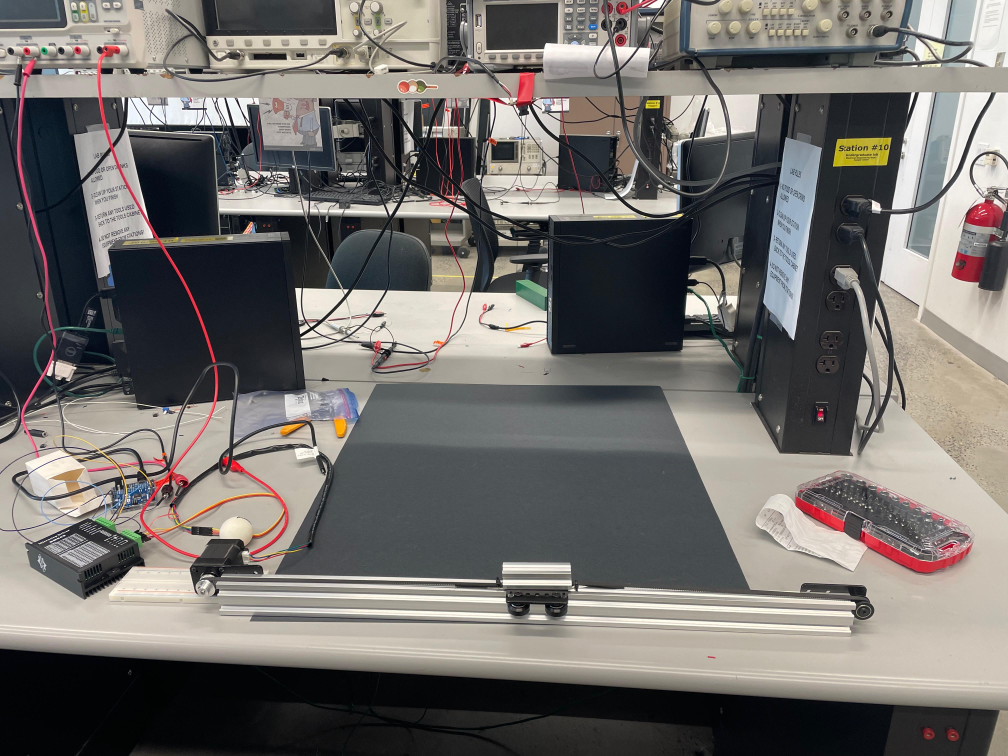
#> input picture Integration_with_motor/Testing_rail.jpeg, 4032 x 3024 px, given in place of the camera (shown at 1/4 size)
$ python find_table.py
#> lines starting #> are read from the running program, lines starting #| are printed output that depends on the picture; after the words box and inside, x2 and y2 are one past the last pixel; in counts of white or black regions, pixels touching at a corner belong together
#!/usr/bin/env python3
"""
find_table.py

Goal:
  Look at a live camera feed and automatically outline a "table" region
  using contrast/edges (not a learned model).

Approach (simple + practical):
  1) Convert to grayscale + CLAHE (stabilizes contrast under lighting changes)
  2) Blur
  3) Canny edges (thresholds controlled by trackbars)
  4) Morphological close/dilate to connect edges
  5) Find contours, approximate polygons, pick the best quadrilateral candidate
  6) Draw outline + corner points
  7) Press 's' to save detected corners to table_corners.json (if found)

Notes:
  - This is NOT color segmentation. It's edge/contrast based.
  - It works best when the table boundary forms a strong outline (edges/corners).
  - If your "table" is just a dark sheet on a bed with weak edges, this may fail.
    In that case you either: (a) add border tape, or (b) do color segmentation
    in HSV / Lab using the sheet color, or (c) click corners manually once.
"""

import cv2
import numpy as np
import argparse
import json
import time
import sys
from pathlib import Path

def order_points(pts):
    """
    Order 4 points as: top-left, top-right, bottom-right, bottom-left.

    pts: array-like shape (4,2)
    """
    pts = np.array(pts, dtype=np.float32)
    s = pts.sum(axis=1)          # x+y
    diff = np.diff(pts, axis=1)  # x-y

    tl = pts[np.argmin(s)]
    br = pts[np.argmax(s)]
    tr = pts[np.argmin(diff)]
    bl = pts[np.argmax(diff)]
    return np.array([tl, tr, br, bl], dtype=np.float32)

def polygon_area(pts):
    """Shoelace formula area for 4 points (or N points)."""
    pts = np.array(pts, dtype=np.float32)
    x = pts[:, 0]
    y = pts[:, 1]
    return 0.5 * abs(np.dot(x, np.roll(y, -1)) - np.dot(y, np.roll(x, -1)))

def angle_cos(p0, p1, p2):
    """
    Cosine of angle at p1 formed by p0-p1-p2.
    Near 0 => ~90 degrees (good for rectangles).
    """
    d1 = p0 - p1
    d2 = p2 - p1
    denom = (np.linalg.norm(d1) * np.linalg.norm(d2) + 1e-9)
    return float(np.dot(d1, d2) / denom)

def find_best_quad(edge_img, min_area_frac=0.05, max_area_frac=0.98, debug=False):
    """
    From an edge/binary image, find the best quadrilateral contour candidate.

    Returns:
      best_quad (np.ndarray shape (4,2) float32) or None
      best_score (float) or None
    """
    h, w = edge_img.shape[:2]
    img_area = float(h * w)

    contours, _ = cv2.findContours(edge_img, cv2.RETR_EXTERNAL, cv2.CHAIN_APPROX_SIMPLE)
    if not contours:
        return None, None

    best_quad = None
    best_score = -1.0

    for c in contours:
        area = cv2.contourArea(c)
        if area < min_area_frac * img_area or area > max_area_frac * img_area:
            continue

        peri = cv2.arcLength(c, True)
        if peri <= 0:
            continue

        # Approximate polygon; epsilon controlled indirectly by perimeter fraction
        approx = cv2.approxPolyDP(c, 0.02 * peri, True)

        if len(approx) != 4:
            continue
        if not cv2.isContourConvex(approx):
            continue

        quad = approx.reshape(4, 2).astype(np.float32)
        quad = order_points(quad)

        # Score rectangularity: angles near 90 degrees and large area
        # Use cos(angle) near 0 for right angle; penalize large cos magnitude.
        cosines = []
        for i in range(4):
            p0 = quad[(i - 1) % 4]
            p1 = quad[i]
            p2 = quad[(i + 1) % 4]
            cosines.append(abs(angle_cos(p0, p1, p2)))  # abs(cos) close to 0 is good
        mean_abs_cos = float(np.mean(cosines))

        # Score: prefer large area and right angles.
        # mean_abs_cos in [0..1]. We want small. Convert to (1 - mean_abs_cos).
        rect_score = max(0.0, 1.0 - mean_abs_cos)

        # Normalize area to [0..1] range relative to image
        area_score = float(area / img_area)

        # Combine (weights can be tuned)
        score = (0.7 * rect_score) + (0.3 * area_score)

        if debug:
            print(f"candidate area={area_score:.3f}, rect={rect_score:.3f}, score={score:.3f}")

        if score > best_score:
            best_score = score
            best_quad = quad

    return best_quad, best_score if best_quad is not None else (None, None)

def nothing(_):
    pass

def main():
    parser = argparse.ArgumentParser(description="Detect and outline a table-like quadrilateral using contrast/edges.")
    parser.add_argument("--src", default="0", help="Camera source index (e.g. 0) or /dev/video2")
    parser.add_argument("--backend", default="auto", help="auto|v4l2|dshow|msmf|any")
    parser.add_argument("--width", type=int, default=1280, help="Requested width")
    parser.add_argument("--height", type=int, default=800, help="Requested height")
    parser.add_argument("--fps", type=int, default=100, help="Requested FPS")
    parser.add_argument("--save", default="table_corners.json", help="Output JSON filename")
    args = parser.parse_args()

    # Parse src: int if possible
    try:
        src = int(args.src)
    except Exception:
        src = args.src

    # Backend selection
    if args.backend == "auto":
        if sys.platform.startswith("win"):
            api = cv2.CAP_DSHOW
            backend_name = "CAP_DSHOW"
        else:
            api = cv2.CAP_V4L2
            backend_name = "CAP_V4L2"
    else:
        m = {
            "v4l2": cv2.CAP_V4L2,
            "dshow": cv2.CAP_DSHOW,
            "msmf": cv2.CAP_MSMF,
            "any": cv2.CAP_ANY,
        }
        api = m.get(args.backend.lower(), cv2.CAP_ANY)
        backend_name = args.backend

    cap = cv2.VideoCapture(src, api)
    if not cap.isOpened():
        print(f"❌ Cannot open camera src={args.src} backend={backend_name}")
        sys.exit(1)

    # Request mode (may be ignored by driver)
    cap.set(cv2.CAP_PROP_FRAME_WIDTH, args.width)
    cap.set(cv2.CAP_PROP_FRAME_HEIGHT, args.height)
    cap.set(cv2.CAP_PROP_FPS, args.fps)

    # On Linux, MJPG often needed for high FPS at higher res (optional; you can toggle)
    if not sys.platform.startswith("win"):
        cap.set(cv2.CAP_PROP_FOURCC, cv2.VideoWriter_fourcc(*"MJPG"))

    # UI windows
    win = "find_table"
    dbg = "debug_edges"
    cv2.namedWindow(win, cv2.WINDOW_NORMAL)
    cv2.namedWindow(dbg, cv2.WINDOW_NORMAL)

    # Trackbars for tuning
    cv2.createTrackbar("Canny low", dbg, 40, 255, nothing)
    cv2.createTrackbar("Canny high", dbg, 120, 255, nothing)
    cv2.createTrackbar("Blur k", dbg, 5, 31, nothing)          # odd
    cv2.createTrackbar("Close iters", dbg, 2, 10, nothing)
    cv2.createTrackbar("Dilate iters", dbg, 1, 10, nothing)
    cv2.createTrackbar("Min area %", dbg, 5, 50, nothing)      # percent of image
    cv2.createTrackbar("Max area %", dbg, 98, 100, nothing)

    # CLAHE (contrast stabilization)
    clahe = cv2.createCLAHE(clipLimit=2.0, tileGridSize=(8, 8))

    last_quad = None
    last_score = None
    last_save_time = 0.0

    print("=" * 80)
    print("find_table.py")
    print("Controls:")
    print("  s : save detected corners to JSON")
    print("  r : reset (forget last good quad)")
    print("  q / ESC : quit")
    print("=" * 80)

    while True:
        ret, frame = cap.read()
#> frame is the input picture: shape (3024, 4032, 3); mean B, G, R 107.8, 110.9, 114.4
        if not ret or frame is None:
            time.sleep(0.01)
            continue

        # Grayscale + CLAHE to reduce lighting sensitivity
        gray = cv2.cvtColor(frame, cv2.COLOR_BGR2GRAY)
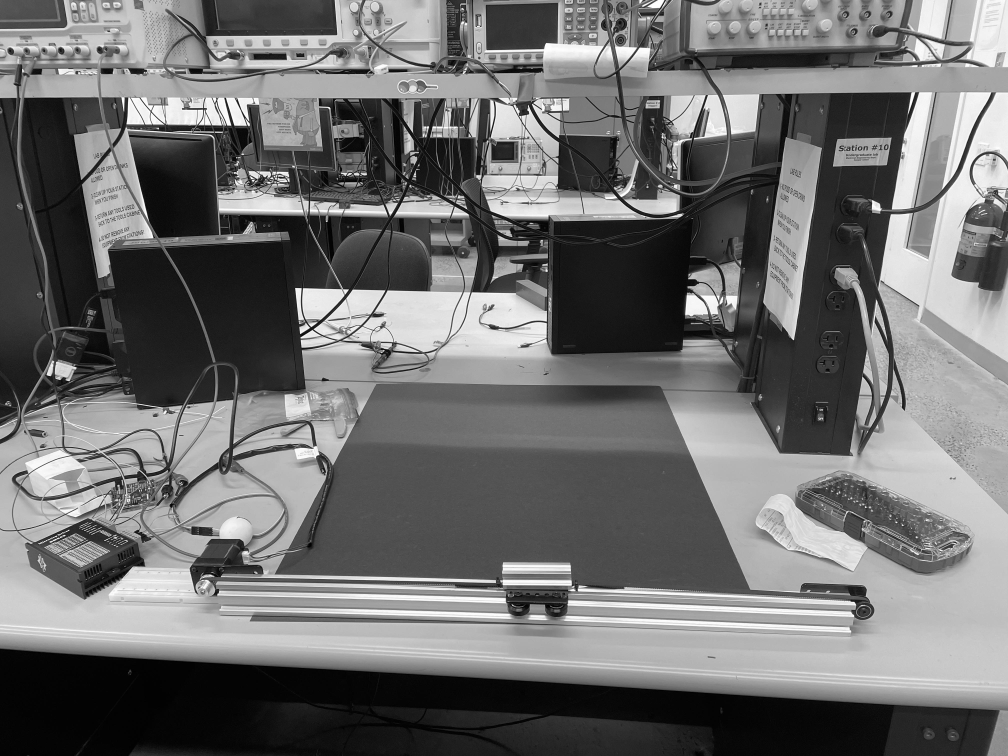
#> gray: shape (3024, 4032) (shown at 1/4 size); min 0, max 255, mean 111.6
        gray = clahe.apply(gray)
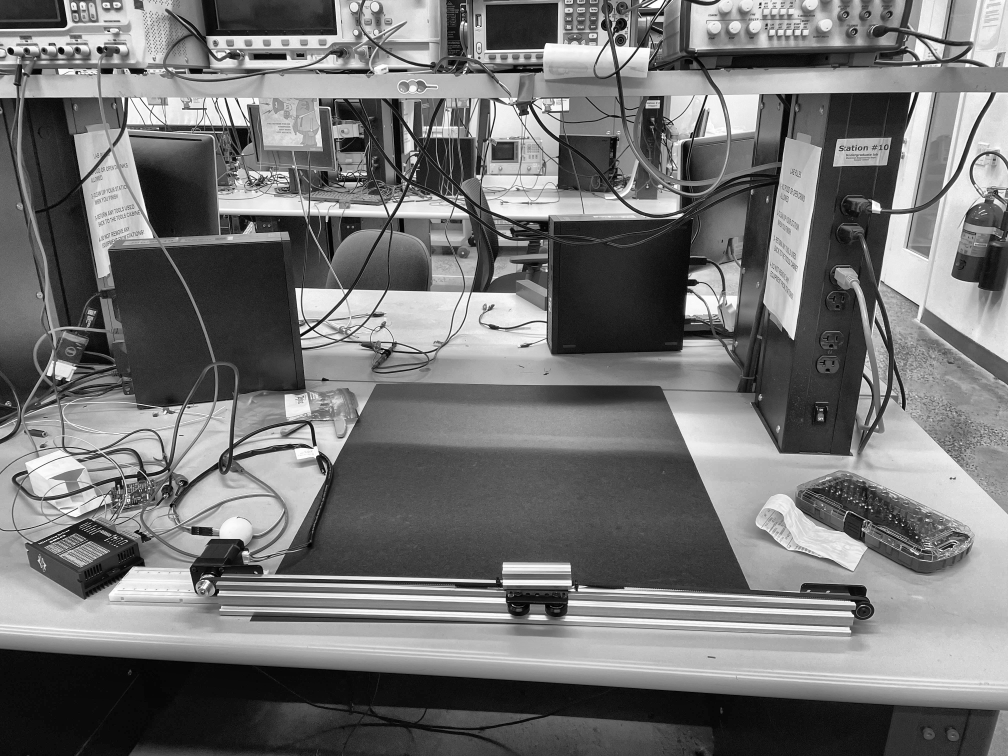
#> gray: shape (3024, 4032) (shown at 1/4 size); min 0, max 255, mean 116.4

        # Read trackbars
        low = cv2.getTrackbarPos("Canny low", dbg)
        high = cv2.getTrackbarPos("Canny high", dbg)
        blur_k = cv2.getTrackbarPos("Blur k", dbg)
        close_iters = cv2.getTrackbarPos("Close iters", dbg)
        dilate_iters = cv2.getTrackbarPos("Dilate iters", dbg)
        min_area_pct = cv2.getTrackbarPos("Min area %", dbg)
        max_area_pct = cv2.getTrackbarPos("Max area %", dbg)

        # Enforce valid parameters
        blur_k = max(1, blur_k)
        if blur_k % 2 == 0:
            blur_k += 1
        high = max(high, low + 1)

        # Pipeline
        blurred = cv2.GaussianBlur(gray, (blur_k, blur_k), 0)
        edges = cv2.Canny(blurred, low, high)
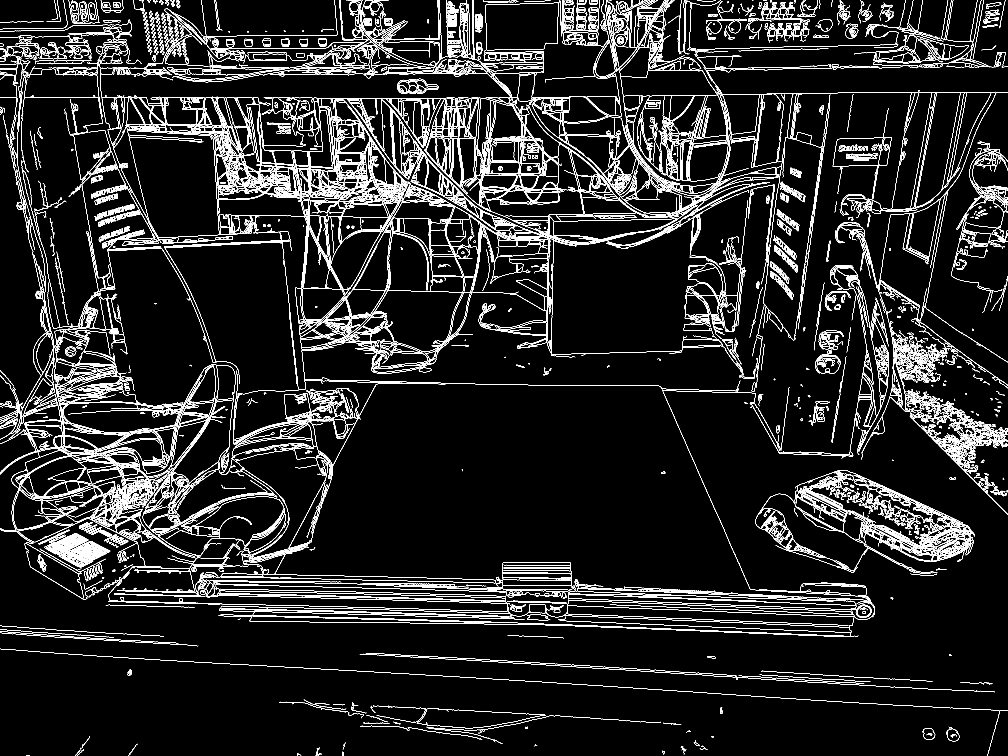
#> edges: shape (3024, 4032) (shown at 1/4 size); 4.8% white in thin lines or dots

        # Connect edges: close then dilate
        kernel = cv2.getStructuringElement(cv2.MORPH_RECT, (5, 5))
        if close_iters > 0:
            edges2 = cv2.morphologyEx(edges, cv2.MORPH_CLOSE, kernel, iterations=close_iters)
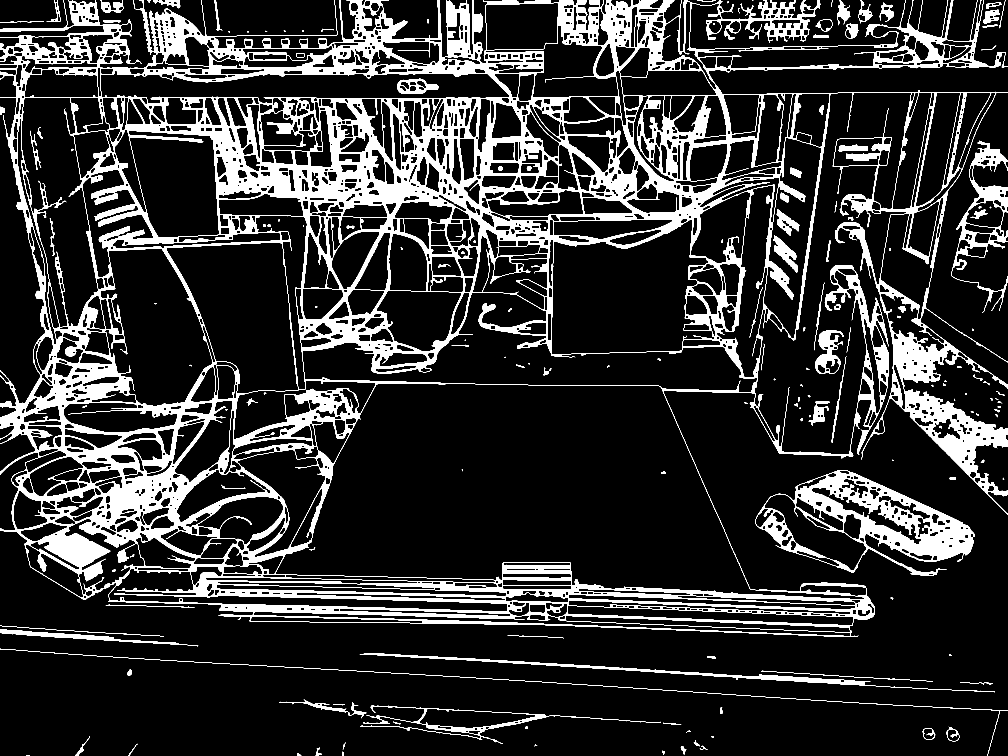
#> edges2: shape (3024, 4032) (shown at 1/4 size); 15.4% white; 181 white regions (6 under 20 px), largest, box (x1, y1, x2, y2) and area: (0, 0, 4032, 2548) 1642697, (3022, 1881, 3900, 2304) 98896, (3805, 563, 4032, 1252) 24872
        else:
            edges2 = edges.copy()

        if dilate_iters > 0:
            edges2 = cv2.dilate(edges2, kernel, iterations=dilate_iters)
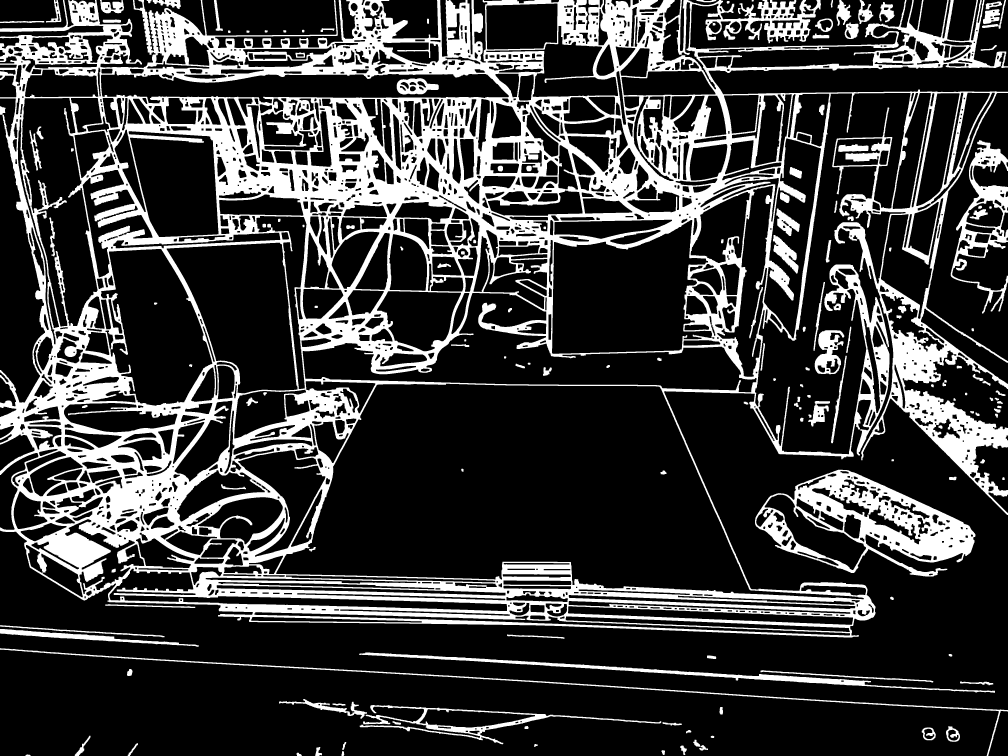
#> edges2: shape (3024, 4032) (shown at 1/4 size); 23.4% white; 164 white regions

        # Find quad
        h, w = edges2.shape[:2]
#> h = 3024; w = 4032
        min_area_frac = float(min_area_pct) / 100.0
        max_area_frac = float(max_area_pct) / 100.0

        quad, score = find_best_quad(edges2, min_area_frac=min_area_frac, max_area_frac=max_area_frac)
#> in find_best_quad, `contours, _ = cv2.findContours(edge_img, cv2.RETR_EXTERNAL, cv2.CHAIN_..`: contours = 111 contours; largest, box (x1, y1, x2, y2) and area: (0, 0, 4032, 2550) 7737538, (3020, 1879, 3902, 2306) 217261, (3803, 561, 4032, 1254) 58778, (1439, 2820, 2645, 2977) 42598, (1437, 2610, 3980, 2771) 28571
#> the loop in find_best_quad, `for c in contours:` made 111 passes
#> area on passes 1 to 12: 77.5, 166, 142.5, 171.5, 485, 434.5, 345.5, 91.5, 388.5, 196.5, 367, 90.5
#> after the loop in find_best_quad, `for c in contours:`: best_score = -1

        # Display
        disp = frame.copy()

        if quad is not None:
            last_quad = quad
            last_score = score

        # If we have a last quad, draw it (even if current frame failed)
        if last_quad is not None:
            q = last_quad.astype(np.int32)
            cv2.polylines(disp, [q], True, (0, 255, 0), 3)

            for i, p in enumerate(q):
                cv2.circle(disp, tuple(p), 6, (0, 255, 255), -1)
                cv2.putText(disp, f"P{i+1}", (p[0] + 8, p[1] - 8),
                            cv2.FONT_HERSHEY_SIMPLEX, 0.7, (0, 255, 255), 2)

            area = polygon_area(last_quad)
            cv2.putText(disp, f"Quad score: {last_score:.3f}  area(px^2): {area:.0f}",
                        (10, 30), cv2.FONT_HERSHEY_SIMPLEX, 0.8, (0, 255, 0), 2)
        else:
            cv2.putText(disp, "No table quad found (tune edges/iters/min-area or improve border contrast)",
                        (10, 30), cv2.FONT_HERSHEY_SIMPLEX, 0.7, (0, 0, 255), 2)

        # Show windows
        cv2.imshow(win, disp)
        cv2.imshow(dbg, edges2)

        key = cv2.waitKey(1) & 0xFF
#> (key q is pressed here)
        if key == ord("q") or key == 27:
            break
        elif key == ord("r"):
            last_quad = None
            last_score = None
            print("Reset: cleared last quad.")
        elif key == ord("s"):
            now = time.time()
            if now - last_save_time < 0.5:
                continue  # debounce
            last_save_time = now

            if last_quad is None:
                print("❌ Cannot save: no quad detected.")
                continue

            out = {
                "timestamp": time.strftime("%Y-%m-%d %H:%M:%S"),
                "source": str(args.src),
                "backend": backend_name,
                "requested": {"width": args.width, "height": args.height, "fps": args.fps},
                "corners_order": ["top_left", "top_right", "bottom_right", "bottom_left"],
                "corners_px": last_quad.tolist(),
                "score": float(last_score) if last_score is not None else None,
            }

            Path(args.save).write_text(json.dumps(out, indent=2))
            print(f"✅ Saved corners to {args.save}")

    cap.release()
    cv2.destroyAllWindows()

if __name__ == "__main__":
    main()
